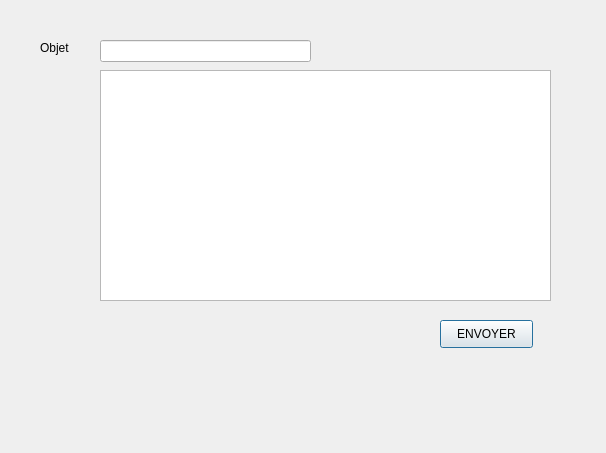
<?xml version="1.0" encoding="UTF-8"?>
<ui version="4.0">
 <class>smtpp</class>
 <widget class="QDialog" name="smtpp">
  <property name="geometry">
   <rect>
    <x>0</x>
    <y>0</y>
    <width>606</width>
    <height>453</height>
   </rect>
  </property>
  <property name="windowTitle">
   <string>Dialog</string>
  </property>
  <widget class="QLineEdit" name="lineEdit">
   <property name="geometry">
    <rect>
     <x>100</x>
     <y>40</y>
     <width>211</width>
     <height>22</height>
    </rect>
   </property>
  </widget>
  <widget class="QLabel" name="label">
   <property name="geometry">
    <rect>
     <x>40</x>
     <y>40</y>
     <width>56</width>
     <height>16</height>
    </rect>
   </property>
   <property name="text">
    <string>Objet</string>
   </property>
  </widget>
  <widget class="QTableView" name="tableView">
   <property name="geometry">
    <rect>
     <x>100</x>
     <y>70</y>
     <width>451</width>
     <height>231</height>
    </rect>
   </property>
  </widget>
  <widget class="QPushButton" name="pushButton">
   <property name="geometry">
    <rect>
     <x>440</x>
     <y>320</y>
     <width>93</width>
     <height>28</height>
    </rect>
   </property>
   <property name="text">
    <string>ENVOYER</string>
   </property>
  </widget>
 </widget>
 <resources/>
 <connections/>
</ui>
